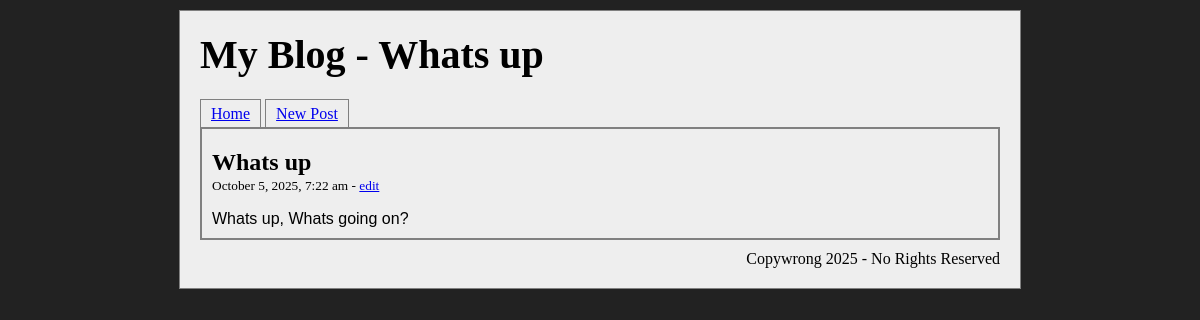
/show.php?id=4, run on the app's committed database.
### tables this page shows
CREATE TABLE `blog_posts` (
  `id` int(11) NOT NULL,
  `title` varchar(255) NOT NULL,
  `content` text NOT NULL,
  `created_at` timestamp NOT NULL DEFAULT current_timestamp()
);

### show.php (the view, shortened to what this page needs)
<?php
require('connect.php');
$header = "My Blog - ";
$home = 'Home';
$new_post = 'New Post';
$query = "SELECT * FROM blog_posts WHERE id = :id LIMIT 1";
$id = filter_input(INPUT_GET, 'id', FILTER_SANITIZE_NUMBER_INT);
$statement = $db->prepare($query);
$statement->bindValue(':id', $id, PDO::PARAM_INT);
$statement->execute();
$row = $statement->fetch();
$edit = 'edit';
$footer = "Copywrong 2025 - No Rights Reserved";
?>
<!DOCTYPE html>
<html lang="en">
<head>
    <link rel="stylesheet" href="main.css">
</head>
<body>
    <div id="wrapper">
        <div id="header">
            <h1><a href="index.php"><?= $header . $row['title'] ?></a></h1>
        </div>
        <ul id="menu">
            <li><a href="index.php"><?= $home ?></a></li>
            <li><a href="post.php"><?= $new_post ?></a></li>
        </ul>
        <div id="all_blogs">
            <div class="blog_post">
                <h2><?= $row['title'] ?></h2>
                <p>
                    <small>
                        <?= date('F j, Y, g:i a - ', strtotime($row['created_at'])) ?>
                        <a href="edit.php?id=<?= $row['id'] ?>"><?= $edit ?></a>
                    </small>
                </p>
                <div class="blog_content">
                    <?= $row['content'] ?>
                </div>
            </div>
        </div>
        <div id="footer">
            <?= $footer ?>
        </div>
    </div>
</body>
</html>

### main.css (style rules this page uses)
body { text-align: center; background: #222222; }
#wrapper { width: 800px; margin: 10px auto; text-align: left; border: 1px solid grey; padding: 20px; background: #EEEEEE; }
div.blog_post h2 a, div#header h1 a { text-decoration: none; color: black; }
div#header h1 { margin-top: 0; font-size: 2.5em; }
div.blog_post h2 { margin-bottom: 0; }
div.blog_post p { margin-top: 0; }
ul#menu li { display: inline; }
ul#menu li a { border: 1px solid grey; padding: 5px 10px; }
ul#menu { padding-left: 0; list-style: none; margin-bottom: 4px; }
div#all_blogs { border: 2px solid grey; padding: 0 10px 10px 10px; }
h1, h2 { font-family: Cambria, times, serif; }
div.blog_content { font-family: Calibri, sans-serif; }
div#footer { text-align: right; margin-top: 10px; }

### data on the page
blog_posts: title "Whats up", created_at "October 5, 2025, 7:22 am -", content "Whats up, Whats going on?"

### other printed values
$header "My Blog -"
$home "Home"
$new_post "New Post"
$edit "edit"
$footer "Copywrong 2025 - No Rights Reserved"
